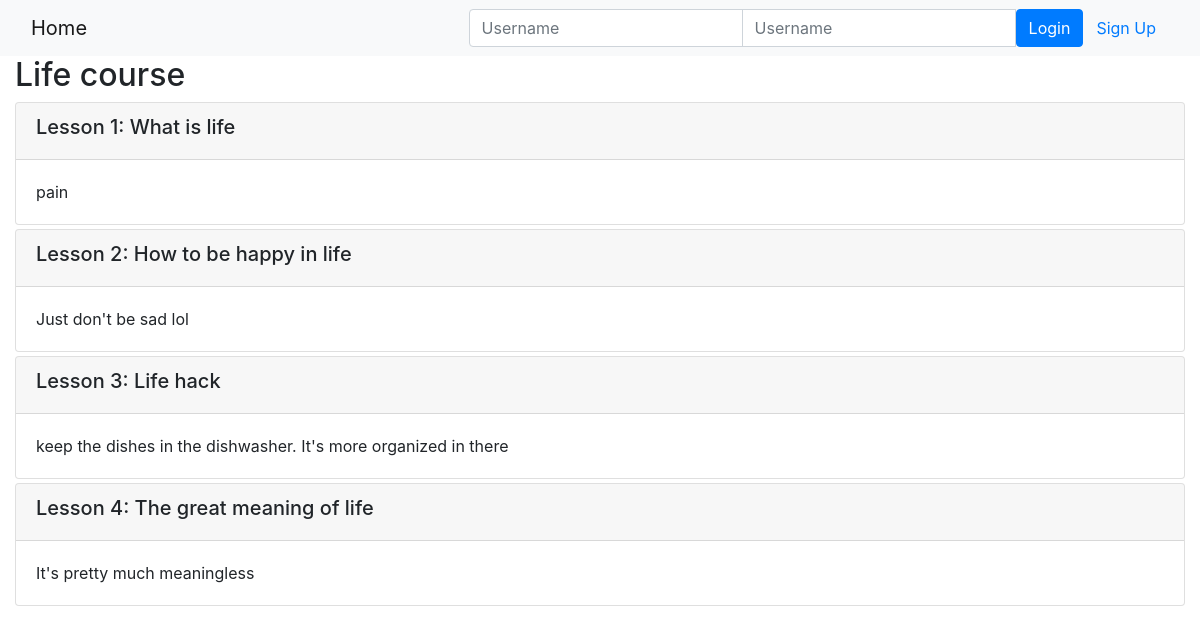
Page /onlinecourse/1/ on the committed database.
### onlinecourse/models.py (models this page shows, shortened)
class Course(models.Model):
    name = models.CharField(null=False, max_length=30, default='online course')
    image = models.ImageField(upload_to='course_images/')
    description = models.CharField(max_length=1000)
    pub_date = models.DateField(null=True)
    instructors = models.ManyToManyField(Instructor)
    users = models.ManyToManyField(settings.AUTH_USER_MODEL, through='Enrollment')
    total_enrollment = models.IntegerField(default=0)
    is_enrolled = False

class Lesson(models.Model):
    title = models.CharField(max_length=200, default="title")
    order = models.IntegerField(default=0)
    course = models.ForeignKey(Course, on_delete=models.CASCADE)
    content = models.TextField()

### onlinecourse/views.py (the view)
# urls.py: path('<int:pk>/', views.CourseDetailView.as_view(), name='course_details'),
class CourseDetailView(generic.DetailView):
    model = Course
    template_name = 'onlinecourse/course_detail_bootstrap.html'

### onlinecourse/templates/onlinecourse/course_detail_bootstrap.html (shortened to what this page needs)
<!DOCTYPE html>
<html lang="en">
<head>
     {% load static %}
    <link rel="stylesheet" href="https://maxcdn.bootstrapcdn.com/bootstrap/4.5.2/css/bootstrap.min.css">
</head>
<body>
    <nav class="navbar navbar-light bg-light">
        <div class="container-fluid">
            <div class="navbar-header">
                  <a class="navbar-brand" href="{% url 'onlinecourse:index' %}">Home</a>
            </div>
            <ul class="nav navbar-nav navbar-right">
                {% if user.is_authenticated %}
                <li>
                    <a class="btn btn-link" href="#">{{ user.first_name }}({{ user.username }})</a>
                    <a class="btn btn-link" href="{% url 'onlinecourse:logout' %}">Logout</a>
                </li>
                {% else %}
                <li>
                    <form class="form-inline" action="{% url 'onlinecourse:login' %}" method="post">
                        <div class="input-group">
                            <input type="text" class="form-control" placeholder="Username" name="username" >
                            <input type="password" class="form-control" placeholder="Username" name="psw" >
                            <button class="btn btn-primary" type="submit">Login</button>
                            <a class="btn btn-link" href="{% url 'onlinecourse:registration' %}">Sign Up</a>
                        </div>
                    </form>
                </li>
                {% endif %}
            </ul>
        </div>
    </nav>
    <div class="container-fluid">
            <h2>{{ course.name }}</h2>
            <div class="card-columns-vertical">
                {% for lesson in course.lesson_set.all %}
                    <div class="card mt-1">
                        <div class="card-header"><h5>Lesson {{lesson.order|add:1}}: {{lesson.title}}</h5></div>
                        <div class="card-body">{{lesson.content}}</div>
                    </div>
                {% endfor %}
            </div>
    </div>
</body>
</html>

### rows in the picture
Course: name "Life course"
Lesson: order|add "1", title "What is life", content "pain"
Lesson: order|add "2", title "How to be happy in life", content "Just don't be sad lol"
Lesson: order|add "3", title "Life hack", content "keep the dishes in the dishwasher. It's more organized in there"
Lesson: order|add "4", title "The great meaning of life", content "It's pretty much meaningless"
